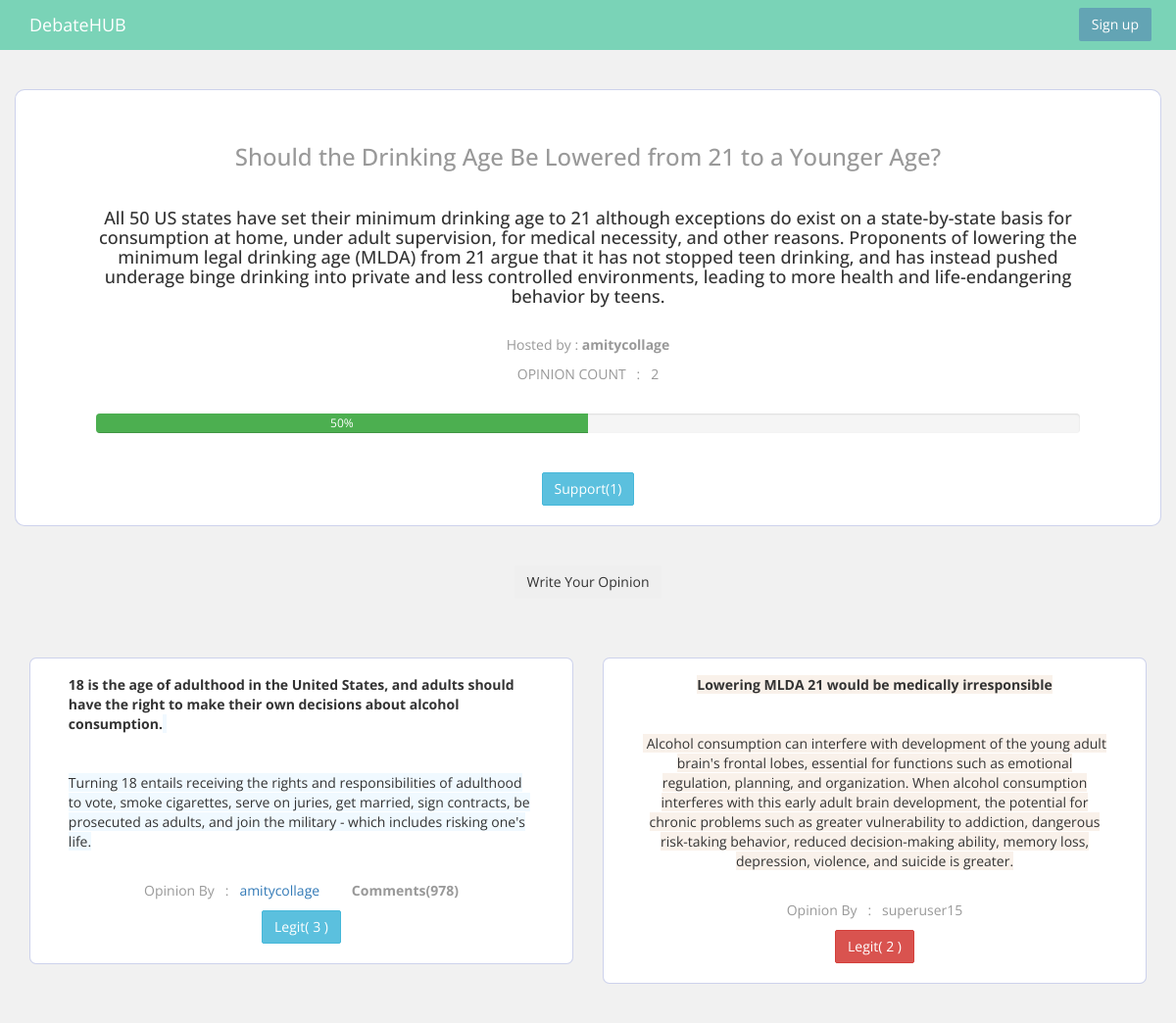
The page /title/5/ on the database its author committed.
### devdebate/models.py (models this page shows, shortened)
class Debate(models.Model):
	hostedby 	= models.ForeignKey(AUTH_USER_MODEL, on_delete = models.CASCADE, related_name = 'hosted_by')
	title 		= models.CharField(max_length = 500, blank = False)
	description = models.CharField(max_length = 1000, blank = False)
	stat		= models.IntegerField(default = 0)
	opinioncount= models.IntegerField(default = 0)
	class Meta:
		ordering = ["-opinioncount"]

class Opinion(models.Model):
	topic 	= models.ForeignKey(Debate, on_delete = models.CASCADE, related_name = 'topic_opinion')
	title   = models.CharField(max_length = 100, blank = True, null = True)
	description = models.CharField(max_length = 100000, blank = False )
	opinionby = models.ForeignKey(AUTH_USER_MODEL, on_delete = models.CASCADE, related_name = 'opinion_by')
	fororagainst = models.BooleanField(default = True)
	legit = models.IntegerField(default = 0)
	class Meta:
		ordering = ["-legit", "-id"]

### UserApp/models.py (models this page shows, shortened)
class User(AbstractBaseUser, PermissionsMixin):
    email       = models.EmailField( unique=True, blank = False)
    username 	= models.CharField(unique = True, max_length = 30, blank = True)
    usertype    = models.CharField(choices = USER_TYPE_CHOICES, blank = True, max_length = 50, null = True)
    dob         = models.CharField(blank = True, null = True, max_length = 100)
    is_active 	= models.BooleanField( default=True)
    date_joined = models.DateTimeField(default=timezone.now)
    is_active   = models.BooleanField(default=True)
    is_admin    = models.BooleanField(default=False)
    is_staff    = models.BooleanField(default=False)
    paricipation= models.IntegerField( default = 0)
    objects = UserManager()
    USERNAME_FIELD  = 'email'
    REQUIRED_FIELDS = ['username']
    class Meta:
        verbose_name = 'user'
        verbose_name_plural ='users'

### devdebate/views.py (the view)
# urls.py: url(r'^title/(?P<debate_id>\w+)/$', views.debatedetail, name = 'debatedetail'),
def debatedetail(request, debate_id):
	args 		= {}
	debate 		= get_object_or_404(Debate, pk = debate_id)
	opinionfor 	= debate.topic_opinion.filter(fororagainst = True).count()
	opinionlist = debate.topic_opinion.all().count()
	if opinionlist == 0:
		opinionlist = 1
	status = int((opinionfor/opinionlist)*100)
	try:
		ForAgainst.objects.get(name = request.user, topic = debate)
		showsupport = False
	except:
		showsupport = True
	args['showsupport'] = showsupport
	args['supporter']	= ForAgainst.objects.filter(topic = debate).count()
	args['debate'] 		= debate
	args['opinions']	= debate.topic_opinion.all()
	args['status']		= status
	args['form']		= OpinionForm()
	args['opinionscount']= debate.topic_opinion.all().count()
	print("okhy")
	return render(request, 'devdebate/debatedetail.html',args)

### devdebate/context_processors.py (called while the page is built)
def add_variable_to_context(request):
	showlogin = True
	if request.user.is_authenticated():
		showlogin = False
	args = {}
	args['showlogin'] 	= showlogin
	args['test']		= 'sam'
	form		= PersonRegistration()
	args.update(csrf(request))
	return {
		'args'		: args,
		'form'		: form
	}

### devdebate/templates/devdebate/debatedetail.html (shortened to what this page needs)
{% extends 'navbar/nav.html' %}
{% load staticfiles %}
{% block content %}
<link rel="stylesheet" href="{% static 'css/quill.snow.css' %}" />
<div class="container">
	<div class="row text-center" >
	<br>
	<br>
		<div style="border: 1px solid rgba(63, 81, 181, 0.26);; background-color: #fff; padding-left: 7%; padding-right: 7%; padding-top: 3%; border-radius: 10px;">
		<h3 style="color: #999;">{{ debate.title }}</h3>
		<br>
		<h4>{{ debate.description }}</h4>
		<br>
		<p style="color: #999;">Hosted by : <strong>{{ debate.hostedby.username }}</strong></p>
		<p style="color: #999;">OPINION COUNT &nbsp : &nbsp {{ opinionscount }}</p>
		<br>
			<div class="progress">
				<div class="progress-bar" role="progressbar" aria-valuenow="60" aria-valuemin="0" aria-valuemax="100" style="width: {{ status }}%; background-color: #4CAF50;">
				{{ status }}%
				</div>
			</div>
			<br>
			{% if showsupport %}
			<button type="button" class="btn btn-info" onclick="supportfunc()" id = "support" >Support({{ supporter }})</button>
			{% else %}
			<button type="button" class="btn btn-warning" onclick="undosupportfunc()" id = "support" >Supported({{ supporter }})</button>
			{% endif %}
			<br>
			<br>
		</div>
	</div>
	<br><br>
	<div class="row text-center">
		<button class="btn" id = "foropinion" onclick="foropinionfunc()">Write Your Opinion</button>
		<br>
		<br>
	</div>
	<div class="row ">
		<div class="col-md-6">
		<br>
		<br>
		{% for opinion in opinions %}
			{% if opinion.fororagainst == True %}
			<div style="border: 1px solid rgba(63, 81, 181, 0.26);; background-color: #fff; padding-left: 7%; padding-right: 7%; padding-top: 3%; border-radius: 7px;" >
				<div>
				{{ opinion.description|safe }}
				</div>
				<br>
				<div class="text-center">
					<p style="color: #999;">Opinion By &nbsp : &nbsp <a href="{% url 'profile' opinion.opinionby.username %}" style="text-decoration: none; color: color: #5bc0de;">{{ opinion.opinionby.username }}</a> &nbsp &nbsp &nbsp &nbsp
					<strong>Comments(978)</strong>
					</p>
					<button type="button" class="btn btn-info" onclick="legitfunc('{{ opinion.id }}')" id = "opinion_{{ opinion.id }}" >Legit( {{ opinion.legit }} )</button>
					<br>
					<br>
				</div>
			</div>
			<br>
			<br>
			{% endif %}
		{% endfor %}
		</div>
		<div class="col-md-6 text-center">
		<br>
		<br>
		{% for opinion in opinions %}
			{% if opinion.fororagainst == False %}
			<div style="border: 1px solid rgba(63, 81, 181, 0.26);; background-color: #fff; padding-left: 7%; padding-right: 7%; padding-top: 3%; border-radius: 7px;" >
				<div>
				{{ opinion.description|safe }}
				</div>
				<br>
				<div class="text-center">
					<p style="color: #999;">Opinion By &nbsp : &nbsp superuser15</p>
					<button type="button" class="btn btn-danger"
					onclick="legitfunc('{{ opinion.id }}')" id = "opinion_{{ opinion.id }}">Legit( {{ opinion.legit }} )</button>
					<br>
					<br>
				</div>
			</div>
			<br>
			<br>
			{% endif %}
		{% endfor %}
		</div>
	</div>
</div>
{% endblock %}

### rows shown on the page
Debate: title "Should the Drinking Age Be Lowered from 21 to a Younger Age?", description "All 50 US states have set their minimum drinking age to 21 although exceptions do exist on a state-by-state basis for consumption at home, under adult supervision, for medical necessity, and other reasons. Proponents of lowering the minimum legal drinking age (MLDA) from 21 argue that it has not stopped teen drinking, and has instead pushed underage binge drinking into private and less controlled environments, leading to more health and life-endangering behavior by teens.", hostedby.username "amitycollage"
Opinion: description "18 is the age of adulthood in the United States, and adults should have the right to make their own decisions about alcohol consumption. Turning 18 entails receiving the rights and responsibilities of adulthood to vote, smoke cigarettes, serve on juries, get married, sign contracts, be prosecuted as adults, and join the military - which includes risking one's life.", opinionby.username "amitycollage", legit "3"
Opinion: description "Lowering MLDA 21 would be medically irresponsible Alcohol consumption can interfere with development of the young adult brain's frontal lobes, essential for functions such as emotional regulation, planning, and organization. When alcohol consumption interferes with this early adult brain development, the potential for chronic problems such as greater vulnerability to addiction, dangerous risk-taking behavior, reduced decision-making ability, memory loss, depression, violence, and suicide is greater.", legit "2"

### other values the page prints
{{ opinionscount }} "2"
{{ status }} "50"
{{ supporter }} "1"
